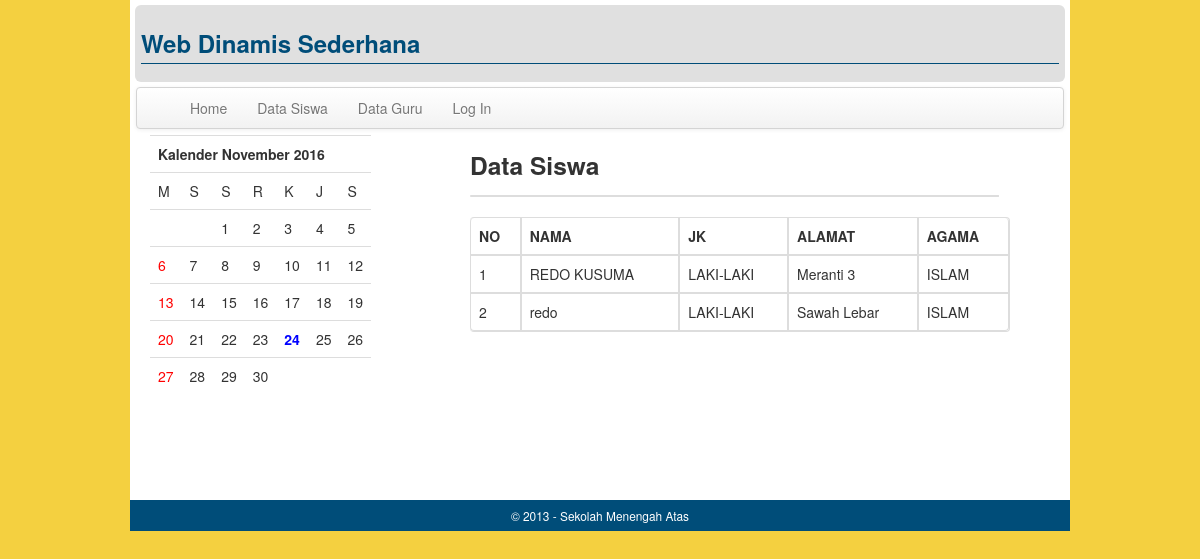
Page /?p=mhs on the committed database.
### tables this page shows
CREATE TABLE IF NOT EXISTS `siswa` (
  `id_siswa` int(5) NOT NULL AUTO_INCREMENT,
  `nama` varchar(40) NOT NULL,
  `kelamin` varchar(15) NOT NULL,
  `agama` varchar(20) NOT NULL,
  `alamat` varchar(200) NOT NULL,
  PRIMARY KEY (`id_siswa`)
);

### siswa.php (the view)
<h3>Data Siswa</h3>
<table width="100%" border="1" cellspacing="0" cellpadding="4" class="table table-bordered">
      <tr>
        <tH>NO</tH>
        <tH>NAMA</tH>
		<tH>JK</tH>
		<tH>ALAMAT</tH>
        <tH>AGAMA</tH>
      </tr>
	  <?php
	  $nomor=1;
	  $siswa=mysql_query("SELECT * FROM siswa ORDER BY id_siswa DESC");
	  while($data=mysql_fetch_array($siswa)){
	  echo "
      <tr>
        <td>$nomor</td>
        <td>$data[nama]</td>
		 <td>$data[kelamin]</td>
		<td> $data[alamat]</td>
        <td>$data[agama]</td>
      </tr>";
	  $nomor++;
	  }
	  ?>
    </table>

### index.php (shortened to what this page needs)
<!DOCTYPE html>
<html lang="en">
    <head>
        <link href="bootstrap/css/bootstrap.css" rel="stylesheet">
        <link href="bootstrap/css/custom.css" rel="stylesheet">
    </head>
    <body>
        <div class="container">
            <div>
                <div class="head">
                    <h1>Web Dinamis Sederhana</h1>
                </div>
            </div>
            <div class="navbar">
                <div class="navbar-inner">
                    <ul class="nav">
                        <li>
                            <a href="index.php"><i class="icon-home"></i> Home</a>
                        </li>
                        <li>
                            <a href="./?p=mhs"> Data Siswa</a>
                        </li>
                        <li>
                            <a href="./?p=guru"> Data Guru</a>
                        </li>
						<li>
                            <a href="haladmin/login.php">Log In</a>
                        </li>
                    </ul>
                </div>
            </div>
			<div class="span4">
				<div class="dsn-menu">
						<?php include "kalender.php";?>
				</div>
			</div>
			<div class="span7">
				<table cellpadding="0" cellspacing="0" border="0" class="table table-bordered tbl">
					<?php
											if($_GET['p']=='mhs'){
												include "siswa.php";
												}elseif($_GET['p']=='guru'){
												include "guru.php";
												}else{
												echo "<h3>Selamat Datang</h3><hr/>
												<p>Selamat datang di websiteQ yang sederhana !</p>";
												}
											?>
				</table>
			</div>
		</div>
		<div class="foo"><small>&copy; 2013 - Sekolah Menengah Atas </small></div>
    </body>
</html>

### kalender.php
<?php
function buatkalender($tanggal,$bulan,$tahun) {
$bulanan=array(1=>"Januari","Februari","Maret","April",
"Mei","Juni","Juli","Agustus","September",
"Oktober","November","Desember");
$bln=date("n");
$thn=date("Y");
$jmlhari = date("t",mktime(0,0,0,$bulan,1,$tahun));
$haritglsatu = date("w",mktime(0,0,0,$bulan,1,$tahun));
$kalender = "<table cellspacing=2 cellpadding=2
border=0 with=200 align=center id=border class='table ' >\n";
$kalender .= "<tr>
<th colspan=7 align=center>Kalender $bulanan[$bln] $thn
</th></tr>\n";
$kalender .= "<tr>
<td align=center>M</td>
<td align=center>S</td>
<td align=center>S</td>
<td align=center>R</td>
<td align=center>K</td>
<td align=center>J</td>
<td align=center>S</td></tr>\n";
$a = 1;
$adabaris = TRUE;
$mulaicetak = 0;
while ($adabaris) {
$kalender .= "<tr align=center>";
for ($i = 0; $i < 7; $i++ ) {
if ($mulaicetak < $haritglsatu) {
$kalender .= "<td>&nbsp;</td>";
$mulaicetak++;
}
elseif ($a <= $jmlhari) {
$tt = $a;
if ($a == $tanggal) {
$tt = "<span style='color: blue; font-weight: bold; text-decoration: blink;'>$tt</span>";
}
if ($i == 0) {
$tt = "<font color=\"#FF0000\">$tt</font>";
}
$kalender .= "<td align=center>$tt</td>";
$a++;
}
else {
$kalender .= "<td>&nbsp;</td>";
}
}
$kalender .= "</tr>\n";
if ($a <= $jmlhari) {
$adabaris = TRUE;
}
else {
$adabaris = FALSE;
}
}
$kalender .= "</table>\n";
return $kalender;
}
$tgl_skrg=date("d");
$bln_skrg=date("n");
$thn_skrg=date("Y");
echo buatkalender($tgl_skrg,$bln_skrg,$thn_skrg);
?>

### custom.css (style rules this page uses)
body { margin:0; background: #f4d040 url('../../img/bground.png') repeat-x; }
h1 { font-size: 24px; border-bottom: 1px solid #004d79; width: 100%; color: #004d79; }
.container { background: #fff; min-height: 500px }
.head { background: #e0e0e0; margin: 5px; padding: 8px 6px; -webkit-border-radius: 6px; -moz-border-radius: 6px; border-radius: 6px; }
.dsn-menu { width: 70%; text-align: left }
.navbar { margin: 0 6px 6px 6px; }
.tbl { width: 98%; }
.foo { margin:0 auto; text-align:center; background: #004d79; color: #fff; padding:5px 0; width:940px }

### rows in the picture
siswa: nama "REDO KUSUMA", kelamin "LAKI-LAKI", alamat "Meranti 3", agama "ISLAM"
siswa: nama "redo", kelamin "LAKI-LAKI", alamat "Sawah Lebar", agama "ISLAM"

### other values in the picture
$tt "1"
$tt "2"
$tt "3"
$tt "4"
$tt "5"
$tt "6"
$tt "7"
$tt "8"
$tt "9"
$tt "10"
$tt "11"
$tt "12"
$tt "13"
$tt "14"
$tt "15"
